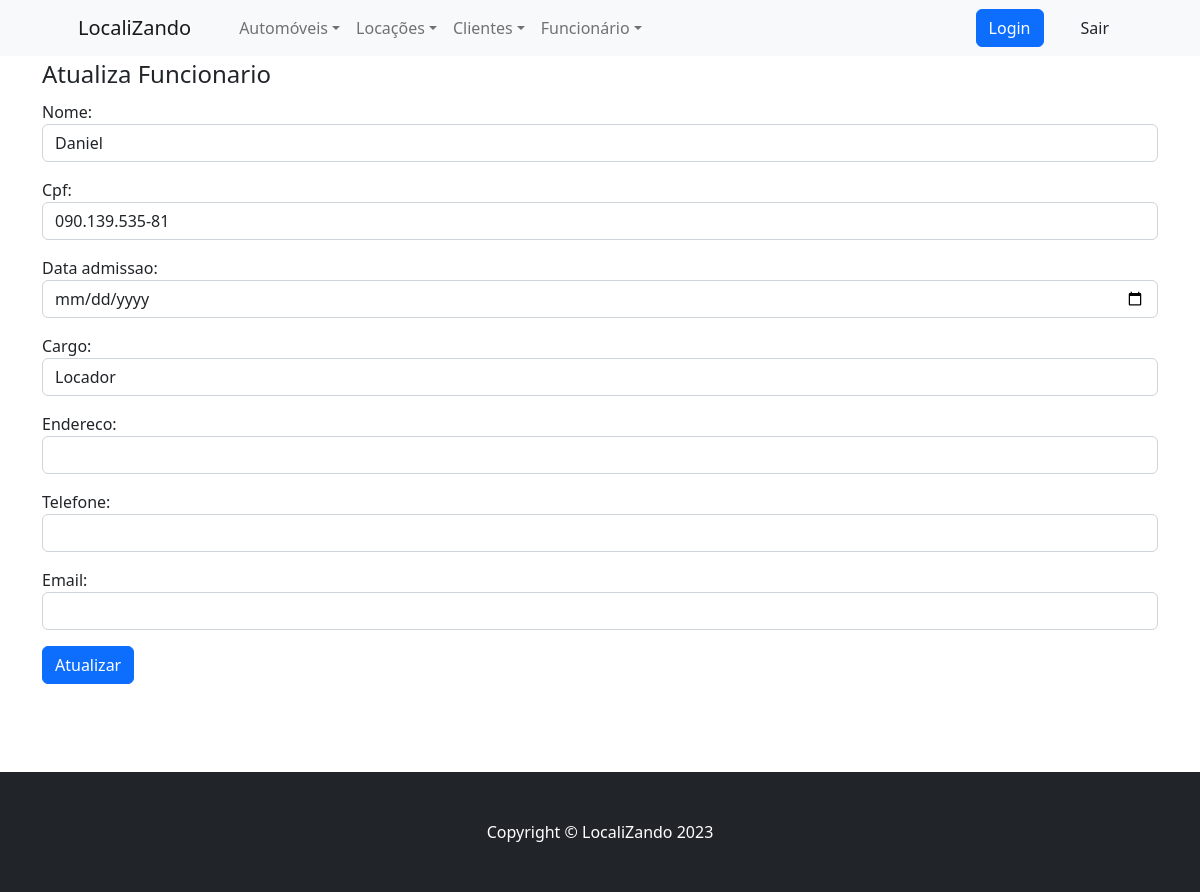
The page /cliente/atualizafuncionario/1/ on the database its author committed.
### cliente/models.py (models this page shows, shortened)
class Funcionario(models.Model):
    nome = models.CharField(max_length=200)
    cpf = models.CharField(max_length=15)
    data_admissao = models.DateField()
    endereco = models.CharField( max_length=100)
    telefone = models.CharField(max_length=11)
    email = models.EmailField(max_length=254)
    cargo = models.ForeignKey(Cargo, on_delete=models.CASCADE)

class Cargo(models.Model):
    nome = models.CharField(max_length=200)
    descricao = models.CharField(max_length=200)
    salario = models.DecimalField(max_digits=7, decimal_places=2)
    def __str__(self):
        return self.nome

### cliente/views.py (the view)
# urls.py: path('atualizafuncionario/<int:pk>/', atualiza_funcionario, name='url_atualizafuncionario'),
def atualiza_funcionario(request, pk):
    data = {}
    funcionario = Funcionario.objects.get(pk=pk)
    form = FuncionarioForm(request.POST or None, instance=funcionario) #Passar o formulario preenchido
    if form.is_valid():
        form.save()  # Salva
        return redirect('cliente:url_funcionario')  # E redireciona para a listagem
    data['form'] = form
    return render(request, 'atualizafuncionario.html', data)

### cliente/forms.py
class FuncionarioForm(forms.ModelForm):
    nome = forms.CharField(widget=forms.TextInput(attrs={'class': 'form-control'}))
    cpf = forms.CharField(widget=forms.TextInput(attrs={'class': 'form-control'}))
    data_admissao = forms.DateField(widget=forms.DateTimeInput(attrs={'type':'date','class': 'form-control'}))
    cargo = forms.ModelChoiceField(queryset=Cargo.objects.all(),widget=forms.Select(attrs={'class': 'form-control'}))
    endereco = forms.CharField(widget=forms.TextInput(attrs={'class': 'form-control'}))
    telefone = forms.CharField(widget=forms.TextInput(attrs={'class': 'form-control'}))
    email = forms.EmailField(widget=forms.EmailInput( attrs={'class':'form-control'}))
    class Meta:
        model = Funcionario
        fields = ('nome','cpf','data_admissao','cargo', 'endereco', 'telefone', 'email')

### cliente/templates/atualizafuncionario.html (shortened to what this page needs)
{% extends "base.html" %}
{% load static %}
{% block content %}
<div class="container">
	<form method="post">
		<fieldset>
	  		<legend>Atualiza Funcionario</legend>
			{{ form.as_p }}
	  		<button type="submit" class="btn btn-primary">
	  				Atualizar
			</button>
		</fieldset>
	</form>
</div>
<div class="container">
 	<br /> <br />
</div>
{% endblock %}

### rows shown on the page
Funcionario: nome "Daniel", cpf "090.139.535-81", cargo "Locador"
